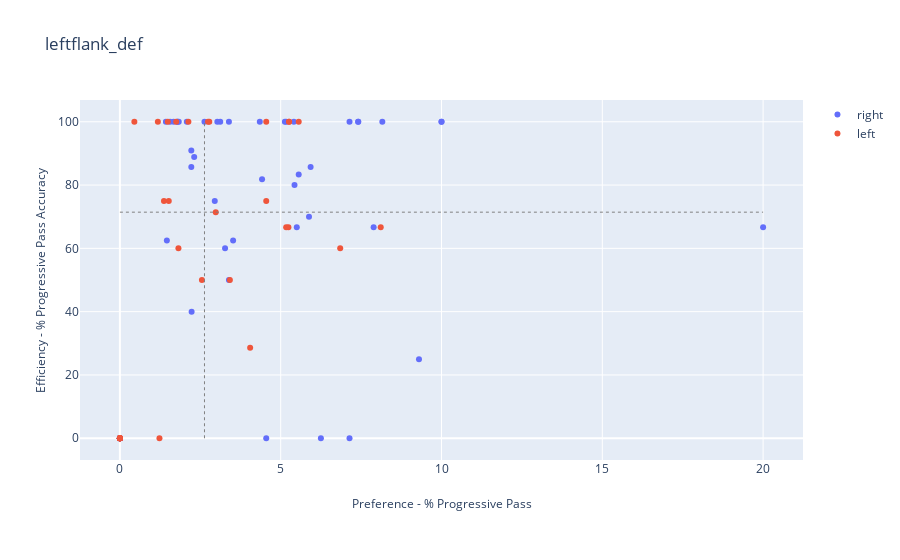
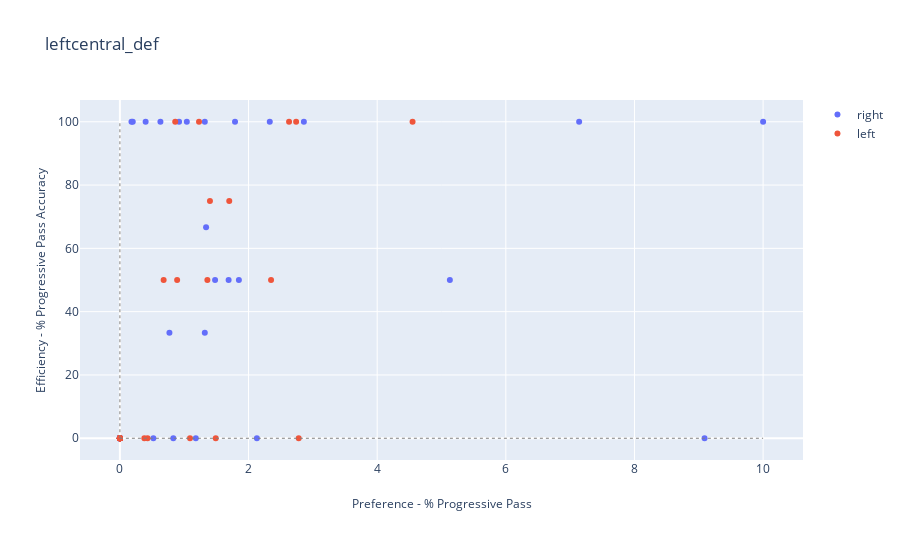
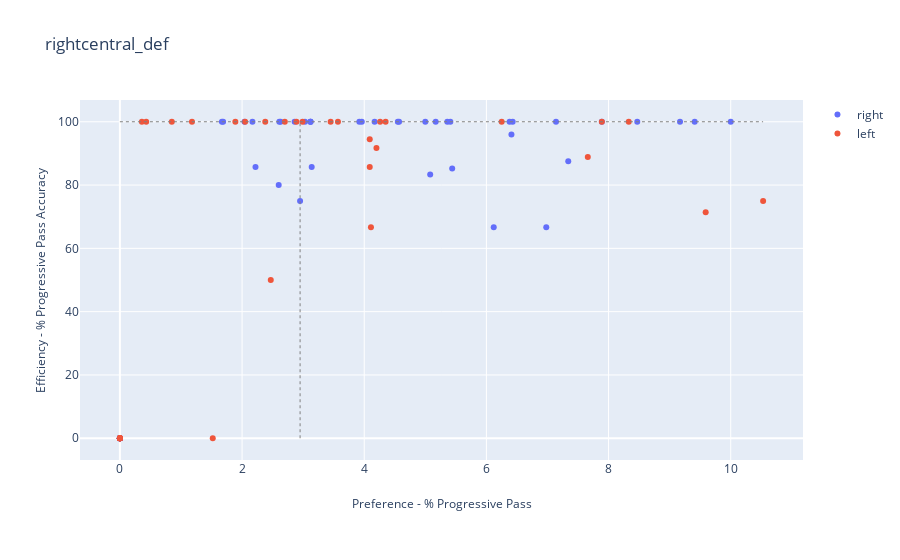
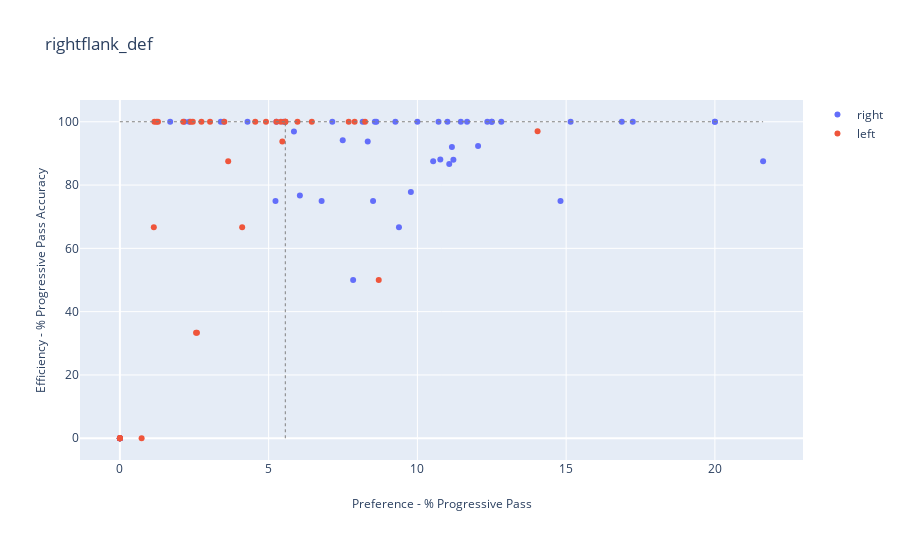

The notebook cell saved with these charts, in order:
### Code cell
plot_preference_accuracy_region(defender_attrs_lcb_plot_prefacc)

### Figure 1 — Plotly figure (JSON) as saved in the notebook; plotly's stock layout.template omitted (floating-point values rounded to 4 significant figures)
{"data": [{"hoverinfo": "text", "mode": "markers", "name": "right", "text": ["Name: AdrianMariappa<br>Position: L_CB<br>Team:Watford<br>Coords:(4.35, 100.0)", "Name: AhmedHegazi<br>Position: LCB<br>Team:West Brom<br>Coords:(5.13, 100.0)", "Name: AhmedHegazi<br>Position: L_CB<br>Team:West Brom<br>Coords:(5.93, 85.71)", "Name: AlfieMawson<br>Position: LCB<br>Team:Swansea<br>Coords:(2.23, 40.0)", "Name: AlfieMawson<br>Position: L_CB<br>Team:Swansea<br>Coords:(4.42, 81.82)", "Name: AntonioRudiger<br>Position: LCB<br>Team:Chelsea<br>Coords:(2.22, 85.71)", "Name: AshleyWilliams<br>Position: L_CB<br>Team:Everton<br>Coords:(2.08, 100.0)", "Name: CalumChambers<br>Position: L_CB<br>Team:Arsenal<br>Coords:(3.12, 100.0)", "Name: ChrisSmalling<br>Position: L_CB<br>Team:Man Utd<br>Coords:(0.0, 0)", "Name: ChristianKabasele<br>Position: LCB<br>Team:Watford<br>Coords:(0.0, 0)", "Name: ChristianKabasele<br>Position: L_CB<br>Team:Watford<br>Coords:(5.56, 83.33)", "Name: ChristopherSchindler<br>Position: L_CB<br>Team:Huddersfield<br>Coords:(2.95, 75.0)", "Name: CraigCathcart<br>Position: L_CB<br>Team:Watford<br>Coords:(20.0, 66.67)", "Name: DeclanRice<br>Position: LCB<br>Team:West Ham<br>Coords:(4.55, 0.0)", "Name: DejanLovren<br>Position: L_CB<br>Team:Liverpool<br>Coords:(1.67, 100.0)", "Name: FlorianLejeune<br>Position: L_CB<br>Team:Newcastle<br>Coords:(3.52, 62.5)", "Name: GaryCahill<br>Position: LCB<br>Team:Chelsea<br>Coords:(1.56, 100.0)", "Name: GeoffCameron<br>Position: LCB<br>Team:Stoke<br>Coords:(0.0, 0)", "Name: HarryMaguire<br>Position: L_CB<br>Team:Leicester<br>Coords:(2.22, 90.91)", "Name: JamesCollins<br>Position: LCB<br>Team:West Ham<br>Coords:(0.0, 0)", "Name: JamesTarkowski<br>Position: L_CB<br>Team:Burnley<br>Coords:(5.43, 80.0)", "Name: JamesTomkins<br>Position: LCB<br>Team:Crystal Palace<br>Coords:(7.14, 0.0)", "Name: JamesTomkins<br>Position: L_CB<br>Team:Crystal Palace<br>Coords:(7.89, 66.67)", "Name: JonnyEvans<br>Position: LCB<br>Team:West Brom<br>Coords:(1.79, 100.0)", "Name: JonnyEvans<br>Position: L_CB<br>Team:West Brom<br>Coords:(5.5, 66.67)", "Name: KonstantinosMavropanos<br>Position: L_CB<br>Team:Arsenal<br>Coords:(7.14, 100.0)", "Name: KurtZouma<br>Position: L_CB<br>Team:Stoke<br>Coords:(3.39, 50.0)", "Name: LaurentKoscielny<br>Position: LCB<br>Team:Arsenal<br>Coords:(0.0, 0)", "Name: LaurentKoscielny<br>Position: L_CB<br>Team:Arsenal<br>Coords:(5.17, 100.0)", "Name: LewisDunk<br>Position: LCB<br>Team:Brighton<br>Coords:(0.0, 0)", "Name: LewisDunk<br>Position: L_CB<br>Team:Brighton<br>Coords:(2.31, 88.89)", "Name: MartinCranie<br>Position: L_CB<br>Team:Huddersfield<br>Coords:(0.0, 0)", "Name: MayaYoshida<br>Position: L_CB<br>Team:Southampton<br>Coords:(9.3, 25.0)", "Name: MichaelKeane<br>Position: LCB<br>Team:Everton<br>Coords:(6.25, 0.0)", "Name: MichaelKeane<br>Position: L_CB<br>Team:Everton<br>Coords:(3.27, 60.0)", "Name: NicolasOtamendi<br>Position: LCB<br>Team:Man City<br>Coords:(1.43, 100.0)", "Name: NicolasOtamendi<br>Position: L_CB<br>Team:Man City<br>Coords:(1.46, 62.5)", "Name: PhilJagielka<br>Position: LCB<br>Team:Everton<br>Coords:(0.0, 0)", "Name: PhilJagielka<br>Position: L_CB<br>Team:Everton<br>Coords:(3.03, 100.0)", "Name: PhilJones<br>Position: LCB<br>Team:Man Utd<br>Coords:(0.0, 0)", "Name: PhilJones<br>Position: L_CB<br>Team:Man Utd<br>Coords:(5.88, 70.0)", "Name: RobHolding<br>Position: LCB<br>Team:Arsenal<br>Coords:(7.41, 100.0)", "Name: RobHolding<br>Position: L_CB<br>Team:Arsenal<br>Coords:(8.16, 100.0)", "Name: ScottDann<br>Position: L_CB<br>Team:Crystal Palace<br>Coords:(3.39, 100.0)", "Name: ShkodranMustafi<br>Position: L_CB<br>Team:Arsenal<br>Coords:(0.0, 0)", "Name: SteveCook<br>Position: L_CB<br>Team:Bournemouth<br>Coords:(10.0, 100.0)", "Name: TobyAlderweireld<br>Position: L_CB<br>Team:Spurs<br>Coords:(2.63, 100.0)", "Name: VictorNilssonLindelof<br>Position: L_CB<br>Team:Man Utd<br>Coords:(7.41, 100.0)", "Name: VincentKompany<br>Position: L_CB<br>Team:Man City<br>Coords:(10.0, 100.0)", "Name: VirgilvanDijk<br>Position: L_CB<br>Team:Liverpool<br>Coords:(1.79, 100.0)", "Name: VirgilvanDijk<br>Position: L_CB<br>Team:Southampton<br>Coords:(1.83, 100.0)", "Name: WinstonReid<br>Position: L_CB<br>Team:West Ham<br>Coords:(5.41, 100.0)"], "type": "scatter", "x": [4.35, 5.13, 5.93, 2.23, 4.42, 2.22, 2.08, 3.12, 0, 0, 5.56, 2.95, 20, 4.55, 1.67, 3.52, 1.56, 0, 2.22, 0, 5.43, 7.14, 7.89, 1.79, 5.5, 7.14, 3.39, 0, 5.17, 0, 2.31, 0, 9.3, 6.25, 3.27, 1.43, 1.46, 0, 3.03, 0, 5.88, 7.41, 8.16, 3.39, 0, 10, 2.63, 7.41, 10, 1.79, 1.83, 5.41], "y": [100, 100, 85.71, 40, 81.82, 85.71, 100, 100, 0, 0, 83.33, 75, 66.67, 0, 100, 62.5, 100, 0, 90.91, 0, 80, 0, 66.67, 100, 66.67, 100, 50, 0, 100, 0, 88.89, 0, 25, 0, 60, 100, 62.5, 0, 100, 0, 70, 100, 100, 100, 0, 100, 100, 100, 100, 100, 100, 100]}, {"hoverinfo": "text", "mode": "markers", "name": "left", "text": ["Name: AaronCresswell<br>Position: LCB<br>Team:West Ham<br>Coords:(1.82, 60.0)", "Name: AngeloOgbonna<br>Position: LCB<br>Team:West Ham<br>Coords:(8.11, 66.67)", "Name: AngeloOgbonna<br>Position: L_CB<br>Team:West Ham<br>Coords:(1.18, 100.0)", "Name: AymericLaporte<br>Position: LCB<br>Team:Man City<br>Coords:(5.56, 100.0)", "Name: AymericLaporte<br>Position: L_CB<br>Team:Man City<br>Coords:(1.75, 100.0)", "Name: BenMee<br>Position: L_CB<br>Team:Burnley<br>Coords:(5.24, 66.67)", "Name: BrunoMartinsIndi<br>Position: LCB<br>Team:Stoke<br>Coords:(0.0, 0)", "Name: BrunoMartinsIndi<br>Position: L_CB<br>Team:Stoke<br>Coords:(2.78, 100.0)", "Name: CiaranClark<br>Position: LCB<br>Team:Newcastle<br>Coords:(0.0, 0)", "Name: CiaranClark<br>Position: L_CB<br>Team:Newcastle<br>Coords:(4.05, 28.57)", "Name: EliaquimMangala<br>Position: LCB<br>Team:Everton<br>Coords:(0.0, 0)", "Name: EliaquimMangala<br>Position: L_CB<br>Team:Man City<br>Coords:(2.13, 100.0)", "Name: ErikPieters<br>Position: LCB<br>Team:Stoke<br>Coords:(0.0, 0)", "Name: JairoRiedewald<br>Position: LCB<br>Team:Crystal Palace<br>Coords:(0.0, 0)", "Name: JanVertonghen<br>Position: LCB<br>Team:Spurs<br>Coords:(2.98, 71.43)", "Name: JanVertonghen<br>Position: L_CB<br>Team:Spurs<br>Coords:(4.55, 75.0)", "Name: JoseHolebas<br>Position: LCB<br>Team:Watford<br>Coords:(0.0, 0)", "Name: KevinWimmer<br>Position: LCB<br>Team:Stoke<br>Coords:(1.23, 0.0)", "Name: KevinWimmer<br>Position: L_CB<br>Team:Stoke<br>Coords:(5.26, 100.0)", "Name: MamadouSakho<br>Position: L_CB<br>Team:Crystal Palace<br>Coords:(5.17, 66.67)", "Name: MarcosRojo<br>Position: LCB<br>Team:Man Utd<br>Coords:(0.0, 0)", "Name: MarcosRojo<br>Position: L_CB<br>Team:Man Utd<br>Coords:(2.74, 100.0)", "Name: MiguelBritos<br>Position: LCB<br>Team:Watford<br>Coords:(4.55, 100.0)", "Name: MiguelBritos<br>Position: L_CB<br>Team:Watford<br>Coords:(1.49, 100.0)", "Name: NachoMonreal<br>Position: LCB<br>Team:Arsenal<br>Coords:(1.52, 75.0)", "Name: NachoMonreal<br>Position: L_CB<br>Team:Arsenal<br>Coords:(5.26, 100.0)", "Name: NathanAke<br>Position: LCB<br>Team:Bournemouth<br>Coords:(6.85, 60.0)", "Name: NathanAke<br>Position: L_CB<br>Team:Bournemouth<br>Coords:(2.55, 50.0)", "Name: PaulDummett<br>Position: LCB<br>Team:Newcastle<br>Coords:(0.0, 0)", "Name: RagnarKlavan<br>Position: L_CB<br>Team:Liverpool<br>Coords:(0.45, 100.0)", "Name: SeadKolasinac<br>Position: LCB<br>Team:Arsenal<br>Coords:(0.0, 0)", "Name: TerenceKongolo<br>Position: LCB<br>Team:Huddersfield<br>Coords:(0.0, 0)", "Name: TyroneMings<br>Position: LCB<br>Team:Bournemouth<br>Coords:(0.0, 0)", "Name: WesleyHoedt<br>Position: LCB<br>Team:Southampton<br>Coords:(3.42, 50.0)", "Name: WesleyHoedt<br>Position: L_CB<br>Team:Southampton<br>Coords:(1.37, 75.0)"], "type": "scatter", "x": [1.82, 8.11, 1.18, 5.56, 1.75, 5.24, 0, 2.78, 0, 4.05, 0, 2.13, 0, 0, 2.98, 4.55, 0, 1.23, 5.26, 5.17, 0, 2.74, 4.55, 1.49, 1.52, 5.26, 6.85, 2.55, 0, 0.45, 0, 0, 0, 3.42, 1.37], "y": [60, 66.67, 100, 100, 100, 66.67, 0, 100, 0, 28.57, 0, 100, 0, 0, 71.43, 75, 0, 0, 100, 66.67, 0, 100, 100, 100, 75, 100, 60, 50, 0, 100, 0, 0, 0, 50, 75]}], "layout": {"annotations": [{"showarrow": false, "text": "Preference - % Progressive Pass", "x": 0.5, "xref": "paper", "y": -0.15, "yref": "paper"}, {"showarrow": false, "text": "Efficiency - % Progressive Pass Accuracy", "textangle": -90, "x": -0.07, "xref": "paper", "y": 0.5, "yref": "paper"}], "autosize": true, "margin": {"b": 100}, "shapes": [{"line": {"color": "Grey", "dash": "dot", "width": 1}, "type": "line", "x0": 2.63, "x1": 2.63, "xref": "x", "y0": 0, "y1": 100, "yref": "y"}, {"line": {"color": "Grey", "dash": "dot", "width": 1}, "type": "line", "x0": 0, "x1": 20, "xref": "x", "y0": 71.43, "y1": 71.43, "yref": "y"}], "showlegend": true, "title": {"text": "leftflank_def"}, "xaxis": {"autorange": true, "range": [-1.24, 21.24], "type": "linear"}, "yaxis": {"autorange": true, "range": [-7.471, 107.5], "type": "linear"}}}

### Figure 2 — Plotly figure (JSON) as saved in the notebook; plotly's stock layout.template omitted (floating-point values rounded to 4 significant figures)
{"data": [{"hoverinfo": "text", "mode": "markers", "name": "right", "text": ["Name: AdrianMariappa<br>Position: L_CB<br>Team:Watford<br>Coords:(0.0, 0)", "Name: AhmedHegazi<br>Position: LCB<br>Team:West Brom<br>Coords:(5.13, 50.0)", "Name: AhmedHegazi<br>Position: L_CB<br>Team:West Brom<br>Coords:(1.69, 50.0)", "Name: AlfieMawson<br>Position: LCB<br>Team:Swansea<br>Coords:(1.34, 66.67)", "Name: AlfieMawson<br>Position: L_CB<br>Team:Swansea<br>Coords:(0.4, 100.0)", "Name: AntonioRudiger<br>Position: LCB<br>Team:Chelsea<br>Coords:(0.63, 100.0)", "Name: AshleyWilliams<br>Position: L_CB<br>Team:Everton<br>Coords:(1.04, 100.0)", "Name: CalumChambers<br>Position: L_CB<br>Team:Arsenal<br>Coords:(0.0, 0)", "Name: ChrisSmalling<br>Position: L_CB<br>Team:Man Utd<br>Coords:(0.0, 0)", "Name: ChristianKabasele<br>Position: LCB<br>Team:Watford<br>Coords:(0.0, 0)", "Name: ChristianKabasele<br>Position: L_CB<br>Team:Watford<br>Coords:(1.85, 50.0)", "Name: ChristopherSchindler<br>Position: L_CB<br>Team:Huddersfield<br>Coords:(1.48, 50.0)", "Name: CraigCathcart<br>Position: L_CB<br>Team:Watford<br>Coords:(0.0, 0)", "Name: DeclanRice<br>Position: LCB<br>Team:West Ham<br>Coords:(9.09, 0.0)", "Name: DejanLovren<br>Position: L_CB<br>Team:Liverpool<br>Coords:(0.83, 0.0)", "Name: FlorianLejeune<br>Position: L_CB<br>Team:Newcastle<br>Coords:(1.32, 33.33)", "Name: GaryCahill<br>Position: LCB<br>Team:Chelsea<br>Coords:(0.52, 0.0)", "Name: GeoffCameron<br>Position: LCB<br>Team:Stoke<br>Coords:(2.86, 100.0)", "Name: HarryMaguire<br>Position: L_CB<br>Team:Leicester<br>Coords:(0.2, 100.0)", "Name: JamesCollins<br>Position: LCB<br>Team:West Ham<br>Coords:(0.0, 0)", "Name: JamesTarkowski<br>Position: L_CB<br>Team:Burnley<br>Coords:(0.0, 0)", "Name: JamesTomkins<br>Position: LCB<br>Team:Crystal Palace<br>Coords:(7.14, 100.0)", "Name: JamesTomkins<br>Position: L_CB<br>Team:Crystal Palace<br>Coords:(1.32, 100.0)", "Name: JonnyEvans<br>Position: LCB<br>Team:West Brom<br>Coords:(1.79, 100.0)", "Name: JonnyEvans<br>Position: L_CB<br>Team:West Brom<br>Coords:(0.92, 100.0)", "Name: KonstantinosMavropanos<br>Position: L_CB<br>Team:Arsenal<br>Coords:(0.0, 0)", "Name: KurtZouma<br>Position: L_CB<br>Team:Stoke<br>Coords:(0.0, 0)", "Name: LaurentKoscielny<br>Position: LCB<br>Team:Arsenal<br>Coords:(0.0, 0)", "Name: LaurentKoscielny<br>Position: L_CB<br>Team:Arsenal<br>Coords:(0.0, 0)", "Name: LewisDunk<br>Position: LCB<br>Team:Brighton<br>Coords:(0.0, 0)", "Name: LewisDunk<br>Position: L_CB<br>Team:Brighton<br>Coords:(0.77, 33.33)", "Name: MartinCranie<br>Position: L_CB<br>Team:Huddersfield<br>Coords:(0.0, 0)", "Name: MayaYoshida<br>Position: L_CB<br>Team:Southampton<br>Coords:(2.33, 100.0)", "Name: MichaelKeane<br>Position: LCB<br>Team:Everton<br>Coords:(0.0, 0)", "Name: MichaelKeane<br>Position: L_CB<br>Team:Everton<br>Coords:(0.0, 0)", "Name: NicolasOtamendi<br>Position: LCB<br>Team:Man City<br>Coords:(0.0, 0)", "Name: NicolasOtamendi<br>Position: L_CB<br>Team:Man City<br>Coords:(0.18, 100.0)", "Name: PhilJagielka<br>Position: LCB<br>Team:Everton<br>Coords:(0.0, 0)", "Name: PhilJagielka<br>Position: L_CB<br>Team:Everton<br>Coords:(0.0, 0)", "Name: PhilJones<br>Position: LCB<br>Team:Man Utd<br>Coords:(0.0, 0)", "Name: PhilJones<br>Position: L_CB<br>Team:Man Utd<br>Coords:(1.18, 0.0)", "Name: RobHolding<br>Position: LCB<br>Team:Arsenal<br>Coords:(0.0, 0)", "Name: RobHolding<br>Position: L_CB<br>Team:Arsenal<br>Coords:(0.0, 0)", "Name: ScottDann<br>Position: L_CB<br>Team:Crystal Palace<br>Coords:(0.0, 0)", "Name: ShkodranMustafi<br>Position: L_CB<br>Team:Arsenal<br>Coords:(2.13, 0.0)", "Name: SteveCook<br>Position: L_CB<br>Team:Bournemouth<br>Coords:(0.0, 0)", "Name: TobyAlderweireld<br>Position: L_CB<br>Team:Spurs<br>Coords:(0.0, 0)", "Name: VictorNilssonLindelof<br>Position: L_CB<br>Team:Man Utd<br>Coords:(0.0, 0)", "Name: VincentKompany<br>Position: L_CB<br>Team:Man City<br>Coords:(10.0, 100.0)", "Name: VirgilvanDijk<br>Position: L_CB<br>Team:Liverpool<br>Coords:(0.0, 0)", "Name: VirgilvanDijk<br>Position: L_CB<br>Team:Southampton<br>Coords:(0.0, 0)", "Name: WinstonReid<br>Position: L_CB<br>Team:West Ham<br>Coords:(0.0, 0)"], "type": "scatter", "x": [0, 5.13, 1.69, 1.34, 0.4, 0.63, 1.04, 0, 0, 0, 1.85, 1.48, 0, 9.09, 0.83, 1.32, 0.52, 2.86, 0.2, 0, 0, 7.14, 1.32, 1.79, 0.92, 0, 0, 0, 0, 0, 0.77, 0, 2.33, 0, 0, 0, 0.18, 0, 0, 0, 1.18, 0, 0, 0, 2.13, 0, 0, 0, 10, 0, 0, 0], "y": [0, 50, 50, 66.67, 100, 100, 100, 0, 0, 0, 50, 50, 0, 0, 0, 33.33, 0, 100, 100, 0, 0, 100, 100, 100, 100, 0, 0, 0, 0, 0, 33.33, 0, 100, 0, 0, 0, 100, 0, 0, 0, 0, 0, 0, 0, 0, 0, 0, 0, 100, 0, 0, 0]}, {"hoverinfo": "text", "mode": "markers", "name": "left", "text": ["Name: AaronCresswell<br>Position: LCB<br>Team:West Ham<br>Coords:(1.09, 0.0)", "Name: AngeloOgbonna<br>Position: LCB<br>Team:West Ham<br>Coords:(0.0, 0)", "Name: AngeloOgbonna<br>Position: L_CB<br>Team:West Ham<br>Coords:(2.35, 50.0)", "Name: AymericLaporte<br>Position: LCB<br>Team:Man City<br>Coords:(0.0, 0)", "Name: AymericLaporte<br>Position: L_CB<br>Team:Man City<br>Coords:(0.0, 0)", "Name: BenMee<br>Position: L_CB<br>Team:Burnley<br>Coords:(1.4, 75.0)", "Name: BrunoMartinsIndi<br>Position: LCB<br>Team:Stoke<br>Coords:(0.0, 0)", "Name: BrunoMartinsIndi<br>Position: L_CB<br>Team:Stoke<br>Coords:(2.78, 0.0)", "Name: CiaranClark<br>Position: LCB<br>Team:Newcastle<br>Coords:(4.55, 100.0)", "Name: CiaranClark<br>Position: L_CB<br>Team:Newcastle<br>Coords:(0.0, 0)", "Name: EliaquimMangala<br>Position: LCB<br>Team:Everton<br>Coords:(0.0, 0)", "Name: EliaquimMangala<br>Position: L_CB<br>Team:Man City<br>Coords:(0.0, 0)", "Name: ErikPieters<br>Position: LCB<br>Team:Stoke<br>Coords:(0.0, 0)", "Name: JairoRiedewald<br>Position: LCB<br>Team:Crystal Palace<br>Coords:(0.0, 0)", "Name: JanVertonghen<br>Position: LCB<br>Team:Spurs<br>Coords:(0.43, 0.0)", "Name: JanVertonghen<br>Position: L_CB<br>Team:Spurs<br>Coords:(1.36, 50.0)", "Name: JoseHolebas<br>Position: LCB<br>Team:Watford<br>Coords:(0.0, 0)", "Name: KevinWimmer<br>Position: LCB<br>Team:Stoke<br>Coords:(1.23, 100.0)", "Name: KevinWimmer<br>Position: L_CB<br>Team:Stoke<br>Coords:(2.63, 100.0)", "Name: MamadouSakho<br>Position: L_CB<br>Team:Crystal Palace<br>Coords:(0.86, 100.0)", "Name: MarcosRojo<br>Position: LCB<br>Team:Man Utd<br>Coords:(0.0, 0)", "Name: MarcosRojo<br>Position: L_CB<br>Team:Man Utd<br>Coords:(0.0, 0)", "Name: MiguelBritos<br>Position: LCB<br>Team:Watford<br>Coords:(0.0, 0)", "Name: MiguelBritos<br>Position: L_CB<br>Team:Watford<br>Coords:(1.49, 0.0)", "Name: NachoMonreal<br>Position: LCB<br>Team:Arsenal<br>Coords:(0.38, 0.0)", "Name: NachoMonreal<br>Position: L_CB<br>Team:Arsenal<br>Coords:(0.0, 0)", "Name: NathanAke<br>Position: LCB<br>Team:Bournemouth<br>Coords:(2.74, 100.0)", "Name: NathanAke<br>Position: L_CB<br>Team:Bournemouth<br>Coords:(1.7, 75.0)", "Name: PaulDummett<br>Position: LCB<br>Team:Newcastle<br>Coords:(0.0, 0)", "Name: RagnarKlavan<br>Position: L_CB<br>Team:Liverpool<br>Coords:(0.89, 50.0)", "Name: SeadKolasinac<br>Position: LCB<br>Team:Arsenal<br>Coords:(0.0, 0)", "Name: TerenceKongolo<br>Position: LCB<br>Team:Huddersfield<br>Coords:(0.0, 0)", "Name: TyroneMings<br>Position: LCB<br>Team:Bournemouth<br>Coords:(0.0, 0)", "Name: WesleyHoedt<br>Position: LCB<br>Team:Southampton<br>Coords:(0.0, 0)", "Name: WesleyHoedt<br>Position: L_CB<br>Team:Southampton<br>Coords:(0.68, 50.0)"], "type": "scatter", "x": [1.09, 0, 2.35, 0, 0, 1.4, 0, 2.78, 4.55, 0, 0, 0, 0, 0, 0.43, 1.36, 0, 1.23, 2.63, 0.86, 0, 0, 0, 1.49, 0.38, 0, 2.74, 1.7, 0, 0.89, 0, 0, 0, 0, 0.68], "y": [0, 0, 50, 0, 0, 75, 0, 0, 100, 0, 0, 0, 0, 0, 0, 50, 0, 100, 100, 100, 0, 0, 0, 0, 0, 0, 100, 75, 0, 50, 0, 0, 0, 0, 50]}], "layout": {"annotations": [{"showarrow": false, "text": "Preference - % Progressive Pass", "x": 0.5, "xref": "paper", "y": -0.15, "yref": "paper"}, {"showarrow": false, "text": "Efficiency - % Progressive Pass Accuracy", "textangle": -90, "x": -0.07, "xref": "paper", "y": 0.5, "yref": "paper"}], "autosize": true, "margin": {"b": 100}, "shapes": [{"line": {"color": "Grey", "dash": "dot", "width": 1}, "type": "line", "x0": 0, "x1": 0, "xref": "x", "y0": 0, "y1": 100, "yref": "y"}, {"line": {"color": "Grey", "dash": "dot", "width": 1}, "type": "line", "x0": 0, "x1": 10, "xref": "x", "y0": 0, "y1": 0, "yref": "y"}], "showlegend": true, "title": {"text": "leftcentral_def"}, "xaxis": {"autorange": true, "range": [-0.6202, 10.62], "type": "linear"}, "yaxis": {"autorange": true, "range": [-7.471, 107.5], "type": "linear"}}}

### Figure 3 — Plotly figure (JSON) as saved in the notebook; plotly's stock layout.template omitted (floating-point values rounded to 4 significant figures)
{"data": [{"hoverinfo": "text", "mode": "markers", "name": "right", "text": ["Name: AdrianMariappa<br>Position: L_CB<br>Team:Watford<br>Coords:(0.0, 0)", "Name: AhmedHegazi<br>Position: LCB<br>Team:West Brom<br>Coords:(0.0, 0)", "Name: AhmedHegazi<br>Position: L_CB<br>Team:West Brom<br>Coords:(5.08, 83.33)", "Name: AlfieMawson<br>Position: LCB<br>Team:Swansea<br>Coords:(3.12, 100.0)", "Name: AlfieMawson<br>Position: L_CB<br>Team:Swansea<br>Coords:(6.43, 100.0)", "Name: AntonioRudiger<br>Position: LCB<br>Team:Chelsea<br>Coords:(2.22, 85.71)", "Name: AshleyWilliams<br>Position: L_CB<br>Team:Everton<br>Coords:(3.12, 100.0)", "Name: CalumChambers<br>Position: L_CB<br>Team:Arsenal<br>Coords:(3.12, 100.0)", "Name: ChrisSmalling<br>Position: L_CB<br>Team:Man Utd<br>Coords:(4.17, 100.0)", "Name: ChristianKabasele<br>Position: LCB<br>Team:Watford<br>Coords:(2.04, 100.0)", "Name: ChristianKabasele<br>Position: L_CB<br>Team:Watford<br>Coords:(0.0, 0)", "Name: ChristopherSchindler<br>Position: L_CB<br>Team:Huddersfield<br>Coords:(2.95, 75.0)", "Name: CraigCathcart<br>Position: L_CB<br>Team:Watford<br>Coords:(0.0, 0)", "Name: DeclanRice<br>Position: LCB<br>Team:West Ham<br>Coords:(4.55, 100.0)", "Name: DejanLovren<br>Position: L_CB<br>Team:Liverpool<br>Coords:(1.67, 100.0)", "Name: FlorianLejeune<br>Position: L_CB<br>Team:Newcastle<br>Coords:(3.96, 100.0)", "Name: GaryCahill<br>Position: LCB<br>Team:Chelsea<br>Coords:(2.6, 80.0)", "Name: GeoffCameron<br>Position: LCB<br>Team:Stoke<br>Coords:(0.0, 0)", "Name: HarryMaguire<br>Position: L_CB<br>Team:Leicester<br>Coords:(5.44, 85.19)", "Name: JamesCollins<br>Position: LCB<br>Team:West Ham<br>Coords:(0.0, 0)", "Name: JamesTarkowski<br>Position: L_CB<br>Team:Burnley<br>Coords:(2.17, 100.0)", "Name: JamesTomkins<br>Position: LCB<br>Team:Crystal Palace<br>Coords:(0.0, 0)", "Name: JamesTomkins<br>Position: L_CB<br>Team:Crystal Palace<br>Coords:(2.63, 100.0)", "Name: JonnyEvans<br>Position: LCB<br>Team:West Brom<br>Coords:(5.36, 100.0)", "Name: JonnyEvans<br>Position: L_CB<br>Team:West Brom<br>Coords:(7.34, 87.5)", "Name: KonstantinosMavropanos<br>Position: L_CB<br>Team:Arsenal<br>Coords:(0.0, 0)", "Name: KurtZouma<br>Position: L_CB<br>Team:Stoke<br>Coords:(8.47, 100.0)", "Name: LaurentKoscielny<br>Position: LCB<br>Team:Arsenal<br>Coords:(0.0, 0)", "Name: LaurentKoscielny<br>Position: L_CB<br>Team:Arsenal<br>Coords:(5.17, 100.0)", "Name: LewisDunk<br>Position: LCB<br>Team:Brighton<br>Coords:(7.14, 100.0)", "Name: LewisDunk<br>Position: L_CB<br>Team:Brighton<br>Coords:(6.41, 96.0)", "Name: MartinCranie<br>Position: L_CB<br>Team:Huddersfield<br>Coords:(0.0, 0)", "Name: MayaYoshida<br>Position: L_CB<br>Team:Southampton<br>Coords:(6.98, 66.67)", "Name: MichaelKeane<br>Position: LCB<br>Team:Everton<br>Coords:(0.0, 0)", "Name: MichaelKeane<br>Position: L_CB<br>Team:Everton<br>Coords:(2.61, 100.0)", "Name: NicolasOtamendi<br>Position: LCB<br>Team:Man City<br>Coords:(2.86, 100.0)", "Name: NicolasOtamendi<br>Position: L_CB<br>Team:Man City<br>Coords:(4.57, 100.0)", "Name: PhilJagielka<br>Position: LCB<br>Team:Everton<br>Coords:(3.92, 100.0)", "Name: PhilJagielka<br>Position: L_CB<br>Team:Everton<br>Coords:(3.03, 100.0)", "Name: PhilJones<br>Position: LCB<br>Team:Man Utd<br>Coords:(5.0, 100.0)", "Name: PhilJones<br>Position: L_CB<br>Team:Man Utd<br>Coords:(9.41, 100.0)", "Name: RobHolding<br>Position: LCB<br>Team:Arsenal<br>Coords:(0.0, 0)", "Name: RobHolding<br>Position: L_CB<br>Team:Arsenal<br>Coords:(6.12, 66.67)", "Name: ScottDann<br>Position: L_CB<br>Team:Crystal Palace<br>Coords:(1.69, 100.0)", "Name: ShkodranMustafi<br>Position: L_CB<br>Team:Arsenal<br>Coords:(6.38, 100.0)", "Name: SteveCook<br>Position: L_CB<br>Team:Bournemouth<br>Coords:(10.0, 100.0)", "Name: TobyAlderweireld<br>Position: L_CB<br>Team:Spurs<br>Coords:(7.89, 100.0)", "Name: VictorNilssonLindelof<br>Position: L_CB<br>Team:Man Utd<br>Coords:(0.0, 0)", "Name: VincentKompany<br>Position: L_CB<br>Team:Man City<br>Coords:(0.0, 0)", "Name: VirgilvanDijk<br>Position: L_CB<br>Team:Liverpool<br>Coords:(3.14, 85.71)", "Name: VirgilvanDijk<br>Position: L_CB<br>Team:Southampton<br>Coords:(9.17, 100.0)", "Name: WinstonReid<br>Position: L_CB<br>Team:West Ham<br>Coords:(5.41, 100.0)"], "type": "scatter", "x": [0, 0, 5.08, 3.12, 6.43, 2.22, 3.12, 3.12, 4.17, 2.04, 0, 2.95, 0, 4.55, 1.67, 3.96, 2.6, 0, 5.44, 0, 2.17, 0, 2.63, 5.36, 7.34, 0, 8.47, 0, 5.17, 7.14, 6.41, 0, 6.98, 0, 2.61, 2.86, 4.57, 3.92, 3.03, 5, 9.41, 0, 6.12, 1.69, 6.38, 10, 7.89, 0, 0, 3.14, 9.17, 5.41], "y": [0, 0, 83.33, 100, 100, 85.71, 100, 100, 100, 100, 0, 75, 0, 100, 100, 100, 80, 0, 85.19, 0, 100, 0, 100, 100, 87.5, 0, 100, 0, 100, 100, 96, 0, 66.67, 0, 100, 100, 100, 100, 100, 100, 100, 0, 66.67, 100, 100, 100, 100, 0, 0, 85.71, 100, 100]}, {"hoverinfo": "text", "mode": "markers", "name": "left", "text": ["Name: AaronCresswell<br>Position: LCB<br>Team:West Ham<br>Coords:(0.36, 100.0)", "Name: AngeloOgbonna<br>Position: LCB<br>Team:West Ham<br>Coords:(2.7, 100.0)", "Name: AngeloOgbonna<br>Position: L_CB<br>Team:West Ham<br>Coords:(1.18, 100.0)", "Name: AymericLaporte<br>Position: LCB<br>Team:Man City<br>Coords:(0.0, 0)", "Name: AymericLaporte<br>Position: L_CB<br>Team:Man City<br>Coords:(4.09, 85.71)", "Name: BenMee<br>Position: L_CB<br>Team:Burnley<br>Coords:(4.2, 91.67)", "Name: BrunoMartinsIndi<br>Position: LCB<br>Team:Stoke<br>Coords:(0.0, 0)", "Name: BrunoMartinsIndi<br>Position: L_CB<br>Team:Stoke<br>Coords:(0.0, 0)", "Name: CiaranClark<br>Position: LCB<br>Team:Newcastle<br>Coords:(0.0, 0)", "Name: CiaranClark<br>Position: L_CB<br>Team:Newcastle<br>Coords:(2.89, 100.0)", "Name: EliaquimMangala<br>Position: LCB<br>Team:Everton<br>Coords:(8.33, 100.0)", "Name: EliaquimMangala<br>Position: L_CB<br>Team:Man City<br>Coords:(4.26, 100.0)", "Name: ErikPieters<br>Position: LCB<br>Team:Stoke<br>Coords:(4.35, 100.0)", "Name: JairoRiedewald<br>Position: LCB<br>Team:Crystal Palace<br>Coords:(0.0, 0)", "Name: JanVertonghen<br>Position: LCB<br>Team:Spurs<br>Coords:(0.43, 100.0)", "Name: JanVertonghen<br>Position: L_CB<br>Team:Spurs<br>Coords:(4.09, 94.44)", "Name: JoseHolebas<br>Position: LCB<br>Team:Watford<br>Coords:(3.57, 100.0)", "Name: KevinWimmer<br>Position: LCB<br>Team:Stoke<br>Coords:(2.47, 50.0)", "Name: KevinWimmer<br>Position: L_CB<br>Team:Stoke<br>Coords:(7.89, 100.0)", "Name: MamadouSakho<br>Position: L_CB<br>Team:Crystal Palace<br>Coords:(3.45, 100.0)", "Name: MarcosRojo<br>Position: LCB<br>Team:Man Utd<br>Coords:(0.0, 0)", "Name: MarcosRojo<br>Position: L_CB<br>Team:Man Utd<br>Coords:(9.59, 71.43)", "Name: MiguelBritos<br>Position: LCB<br>Team:Watford<br>Coords:(1.52, 0.0)", "Name: MiguelBritos<br>Position: L_CB<br>Team:Watford<br>Coords:(2.99, 100.0)", "Name: NachoMonreal<br>Position: LCB<br>Team:Arsenal<br>Coords:(1.89, 100.0)", "Name: NachoMonreal<br>Position: L_CB<br>Team:Arsenal<br>Coords:(10.53, 75.0)", "Name: NathanAke<br>Position: LCB<br>Team:Bournemouth<br>Coords:(4.11, 66.67)", "Name: NathanAke<br>Position: L_CB<br>Team:Bournemouth<br>Coords:(7.66, 88.89)", "Name: PaulDummett<br>Position: LCB<br>Team:Newcastle<br>Coords:(0.0, 0)", "Name: RagnarKlavan<br>Position: L_CB<br>Team:Liverpool<br>Coords:(6.25, 100.0)", "Name: SeadKolasinac<br>Position: LCB<br>Team:Arsenal<br>Coords:(2.38, 100.0)", "Name: TerenceKongolo<br>Position: LCB<br>Team:Huddersfield<br>Coords:(0.0, 0)", "Name: TyroneMings<br>Position: LCB<br>Team:Bournemouth<br>Coords:(0.0, 0)", "Name: WesleyHoedt<br>Position: LCB<br>Team:Southampton<br>Coords:(0.85, 100.0)", "Name: WesleyHoedt<br>Position: L_CB<br>Team:Southampton<br>Coords:(2.05, 100.0)"], "type": "scatter", "x": [0.36, 2.7, 1.18, 0, 4.09, 4.2, 0, 0, 0, 2.89, 8.33, 4.26, 4.35, 0, 0.43, 4.09, 3.57, 2.47, 7.89, 3.45, 0, 9.59, 1.52, 2.99, 1.89, 10.53, 4.11, 7.66, 0, 6.25, 2.38, 0, 0, 0.85, 2.05], "y": [100, 100, 100, 0, 85.71, 91.67, 0, 0, 0, 100, 100, 100, 100, 0, 100, 94.44, 100, 50, 100, 100, 0, 71.43, 0, 100, 100, 75, 66.67, 88.89, 0, 100, 100, 0, 0, 100, 100]}], "layout": {"annotations": [{"showarrow": false, "text": "Preference - % Progressive Pass", "x": 0.5, "xref": "paper", "y": -0.15, "yref": "paper"}, {"showarrow": false, "text": "Efficiency - % Progressive Pass Accuracy", "textangle": -90, "x": -0.07, "xref": "paper", "y": 0.5, "yref": "paper"}], "autosize": true, "margin": {"b": 100}, "shapes": [{"line": {"color": "Grey", "dash": "dot", "width": 1}, "type": "line", "x0": 2.95, "x1": 2.95, "xref": "x", "y0": 0, "y1": 100, "yref": "y"}, {"line": {"color": "Grey", "dash": "dot", "width": 1}, "type": "line", "x0": 0, "x1": 10.53, "xref": "x", "y0": 100, "y1": 100, "yref": "y"}], "showlegend": true, "title": {"text": "rightcentral_def"}, "xaxis": {"autorange": true, "range": [-0.6531, 11.18], "type": "linear"}, "yaxis": {"autorange": true, "range": [-7.471, 107.5], "type": "linear"}}}

### Figure 4 — Plotly figure (JSON) as saved in the notebook; plotly's stock layout.template omitted (floating-point values rounded to 4 significant figures)
{"data": [{"hoverinfo": "text", "mode": "markers", "name": "right", "text": ["Name: AdrianMariappa<br>Position: L_CB<br>Team:Watford<br>Coords:(2.17, 100.0)", "Name: AhmedHegazi<br>Position: LCB<br>Team:West Brom<br>Coords:(12.82, 100.0)", "Name: AhmedHegazi<br>Position: L_CB<br>Team:West Brom<br>Coords:(3.39, 100.0)", "Name: AlfieMawson<br>Position: LCB<br>Team:Swansea<br>Coords:(11.16, 92.0)", "Name: AlfieMawson<br>Position: L_CB<br>Team:Swansea<br>Coords:(16.87, 100.0)", "Name: AntonioRudiger<br>Position: LCB<br>Team:Chelsea<br>Coords:(3.49, 100.0)", "Name: AshleyWilliams<br>Position: L_CB<br>Team:Everton<br>Coords:(11.46, 100.0)", "Name: CalumChambers<br>Position: L_CB<br>Team:Arsenal<br>Coords:(9.38, 66.67)", "Name: ChrisSmalling<br>Position: L_CB<br>Team:Man Utd<br>Coords:(12.5, 100.0)", "Name: ChristianKabasele<br>Position: LCB<br>Team:Watford<br>Coords:(0.0, 0)", "Name: ChristianKabasele<br>Position: L_CB<br>Team:Watford<br>Coords:(12.04, 92.31)", "Name: ChristopherSchindler<br>Position: L_CB<br>Team:Huddersfield<br>Coords:(11.07, 86.67)", "Name: CraigCathcart<br>Position: L_CB<br>Team:Watford<br>Coords:(20.0, 100.0)", "Name: DeclanRice<br>Position: LCB<br>Team:West Ham<br>Coords:(0.0, 0)", "Name: DejanLovren<br>Position: L_CB<br>Team:Liverpool<br>Coords:(11.67, 100.0)", "Name: FlorianLejeune<br>Position: L_CB<br>Team:Newcastle<br>Coords:(7.49, 94.12)", "Name: GaryCahill<br>Position: LCB<br>Team:Chelsea<br>Coords:(8.33, 93.75)", "Name: GeoffCameron<br>Position: LCB<br>Team:Stoke<br>Coords:(8.57, 100.0)", "Name: HarryMaguire<br>Position: L_CB<br>Team:Leicester<br>Coords:(6.05, 76.67)", "Name: JamesCollins<br>Position: LCB<br>Team:West Ham<br>Coords:(10.71, 100.0)", "Name: JamesTarkowski<br>Position: L_CB<br>Team:Burnley<br>Coords:(9.78, 77.78)", "Name: JamesTomkins<br>Position: LCB<br>Team:Crystal Palace<br>Coords:(0.0, 0)", "Name: JamesTomkins<br>Position: L_CB<br>Team:Crystal Palace<br>Coords:(10.53, 87.5)", "Name: JonnyEvans<br>Position: LCB<br>Team:West Brom<br>Coords:(0.0, 0)", "Name: JonnyEvans<br>Position: L_CB<br>Team:West Brom<br>Coords:(5.5, 100.0)", "Name: KonstantinosMavropanos<br>Position: L_CB<br>Team:Arsenal<br>Coords:(0.0, 0)", "Name: KurtZouma<br>Position: L_CB<br>Team:Stoke<br>Coords:(6.78, 75.0)", "Name: LaurentKoscielny<br>Position: LCB<br>Team:Arsenal<br>Coords:(17.24, 100.0)", "Name: LaurentKoscielny<br>Position: L_CB<br>Team:Arsenal<br>Coords:(8.62, 100.0)", "Name: LewisDunk<br>Position: LCB<br>Team:Brighton<br>Coords:(7.14, 100.0)", "Name: LewisDunk<br>Position: L_CB<br>Team:Brighton<br>Coords:(10.77, 88.1)", "Name: MartinCranie<br>Position: L_CB<br>Team:Huddersfield<br>Coords:(12.5, 100.0)", "Name: MayaYoshida<br>Position: L_CB<br>Team:Southampton<br>Coords:(2.33, 100.0)", "Name: MichaelKeane<br>Position: LCB<br>Team:Everton<br>Coords:(0.0, 0)", "Name: MichaelKeane<br>Position: L_CB<br>Team:Everton<br>Coords:(5.23, 75.0)", "Name: NicolasOtamendi<br>Position: LCB<br>Team:Man City<br>Coords:(4.29, 100.0)", "Name: NicolasOtamendi<br>Position: L_CB<br>Team:Man City<br>Coords:(5.85, 96.88)", "Name: PhilJagielka<br>Position: LCB<br>Team:Everton<br>Coords:(7.84, 50.0)", "Name: PhilJagielka<br>Position: L_CB<br>Team:Everton<br>Coords:(15.15, 100.0)", "Name: PhilJones<br>Position: LCB<br>Team:Man Utd<br>Coords:(10.0, 100.0)", "Name: PhilJones<br>Position: L_CB<br>Team:Man Utd<br>Coords:(12.35, 100.0)", "Name: RobHolding<br>Position: LCB<br>Team:Arsenal<br>Coords:(14.81, 75.0)", "Name: RobHolding<br>Position: L_CB<br>Team:Arsenal<br>Coords:(8.16, 100.0)", "Name: ScottDann<br>Position: L_CB<br>Team:Crystal Palace<br>Coords:(1.69, 100.0)", "Name: ShkodranMustafi<br>Position: L_CB<br>Team:Arsenal<br>Coords:(8.51, 75.0)", "Name: SteveCook<br>Position: L_CB<br>Team:Bournemouth<br>Coords:(20.0, 100.0)", "Name: TobyAlderweireld<br>Position: L_CB<br>Team:Spurs<br>Coords:(5.26, 100.0)", "Name: VictorNilssonLindelof<br>Position: L_CB<br>Team:Man Utd<br>Coords:(9.26, 100.0)", "Name: VincentKompany<br>Position: L_CB<br>Team:Man City<br>Coords:(0.0, 0)", "Name: VirgilvanDijk<br>Position: L_CB<br>Team:Liverpool<br>Coords:(11.21, 88.0)", "Name: VirgilvanDijk<br>Position: L_CB<br>Team:Southampton<br>Coords:(11.01, 100.0)", "Name: WinstonReid<br>Position: L_CB<br>Team:West Ham<br>Coords:(21.62, 87.5)"], "type": "scatter", "x": [2.17, 12.82, 3.39, 11.16, 16.87, 3.49, 11.46, 9.38, 12.5, 0, 12.04, 11.07, 20, 0, 11.67, 7.49, 8.33, 8.57, 6.05, 10.71, 9.78, 0, 10.53, 0, 5.5, 0, 6.78, 17.24, 8.62, 7.14, 10.77, 12.5, 2.33, 0, 5.23, 4.29, 5.85, 7.84, 15.15, 10, 12.35, 14.81, 8.16, 1.69, 8.51, 20, 5.26, 9.26, 0, 11.21, 11.01, 21.62], "y": [100, 100, 100, 92, 100, 100, 100, 66.67, 100, 0, 92.31, 86.67, 100, 0, 100, 94.12, 93.75, 100, 76.67, 100, 77.78, 0, 87.5, 0, 100, 0, 75, 100, 100, 100, 88.1, 100, 100, 0, 75, 100, 96.88, 50, 100, 100, 100, 75, 100, 100, 75, 100, 100, 100, 0, 88, 100, 87.5]}, {"hoverinfo": "text", "mode": "markers", "name": "left", "text": ["Name: AaronCresswell<br>Position: LCB<br>Team:West Ham<br>Coords:(0.73, 0.0)", "Name: AngeloOgbonna<br>Position: LCB<br>Team:West Ham<br>Coords:(5.41, 100.0)", "Name: AngeloOgbonna<br>Position: L_CB<br>Team:West Ham<br>Coords:(8.24, 100.0)", "Name: AymericLaporte<br>Position: LCB<br>Team:Man City<br>Coords:(5.56, 100.0)", "Name: AymericLaporte<br>Position: L_CB<br>Team:Man City<br>Coords:(3.51, 100.0)", "Name: BenMee<br>Position: L_CB<br>Team:Burnley<br>Coords:(2.45, 100.0)", "Name: BrunoMartinsIndi<br>Position: LCB<br>Team:Stoke<br>Coords:(6.45, 100.0)", "Name: BrunoMartinsIndi<br>Position: L_CB<br>Team:Stoke<br>Coords:(5.56, 100.0)", "Name: CiaranClark<br>Position: LCB<br>Team:Newcastle<br>Coords:(0.0, 0)", "Name: CiaranClark<br>Position: L_CB<br>Team:Newcastle<br>Coords:(1.16, 100.0)", "Name: EliaquimMangala<br>Position: LCB<br>Team:Everton<br>Coords:(0.0, 0)", "Name: EliaquimMangala<br>Position: L_CB<br>Team:Man City<br>Coords:(2.13, 100.0)", "Name: ErikPieters<br>Position: LCB<br>Team:Stoke<br>Coords:(8.7, 50.0)", "Name: JairoRiedewald<br>Position: LCB<br>Team:Crystal Palace<br>Coords:(0.0, 0)", "Name: JanVertonghen<br>Position: LCB<br>Team:Spurs<br>Coords:(1.28, 100.0)", "Name: JanVertonghen<br>Position: L_CB<br>Team:Spurs<br>Coords:(3.64, 87.5)", "Name: JoseHolebas<br>Position: LCB<br>Team:Watford<br>Coords:(0.0, 0)", "Name: KevinWimmer<br>Position: LCB<br>Team:Stoke<br>Coords:(1.23, 100.0)", "Name: KevinWimmer<br>Position: L_CB<br>Team:Stoke<br>Coords:(7.89, 100.0)", "Name: MamadouSakho<br>Position: L_CB<br>Team:Crystal Palace<br>Coords:(2.59, 33.33)", "Name: MarcosRojo<br>Position: LCB<br>Team:Man Utd<br>Coords:(5.56, 100.0)", "Name: MarcosRojo<br>Position: L_CB<br>Team:Man Utd<br>Coords:(4.11, 66.67)", "Name: MiguelBritos<br>Position: LCB<br>Team:Watford<br>Coords:(3.03, 100.0)", "Name: MiguelBritos<br>Position: L_CB<br>Team:Watford<br>Coords:(5.97, 100.0)", "Name: NachoMonreal<br>Position: LCB<br>Team:Arsenal<br>Coords:(1.14, 66.67)", "Name: NachoMonreal<br>Position: L_CB<br>Team:Arsenal<br>Coords:(5.26, 100.0)", "Name: NathanAke<br>Position: LCB<br>Team:Bournemouth<br>Coords:(2.74, 100.0)", "Name: NathanAke<br>Position: L_CB<br>Team:Bournemouth<br>Coords:(14.04, 96.97)", "Name: PaulDummett<br>Position: LCB<br>Team:Newcastle<br>Coords:(4.55, 100.0)", "Name: RagnarKlavan<br>Position: L_CB<br>Team:Liverpool<br>Coords:(4.91, 100.0)", "Name: SeadKolasinac<br>Position: LCB<br>Team:Arsenal<br>Coords:(2.38, 100.0)", "Name: TerenceKongolo<br>Position: LCB<br>Team:Huddersfield<br>Coords:(0.0, 0)", "Name: TyroneMings<br>Position: LCB<br>Team:Bournemouth<br>Coords:(7.69, 100.0)", "Name: WesleyHoedt<br>Position: LCB<br>Team:Southampton<br>Coords:(2.56, 33.33)", "Name: WesleyHoedt<br>Position: L_CB<br>Team:Southampton<br>Coords:(5.46, 93.75)"], "type": "scatter", "x": [0.73, 5.41, 8.24, 5.56, 3.51, 2.45, 6.45, 5.56, 0, 1.16, 0, 2.13, 8.7, 0, 1.28, 3.64, 0, 1.23, 7.89, 2.59, 5.56, 4.11, 3.03, 5.97, 1.14, 5.26, 2.74, 14.04, 4.55, 4.91, 2.38, 0, 7.69, 2.56, 5.46], "y": [0, 100, 100, 100, 100, 100, 100, 100, 0, 100, 0, 100, 50, 0, 100, 87.5, 0, 100, 100, 33.33, 100, 66.67, 100, 100, 66.67, 100, 100, 96.97, 100, 100, 100, 0, 100, 33.33, 93.75]}], "layout": {"annotations": [{"showarrow": false, "text": "Preference - % Progressive Pass", "x": 0.5, "xref": "paper", "y": -0.15, "yref": "paper"}, {"showarrow": false, "text": "Efficiency - % Progressive Pass Accuracy", "textangle": -90, "x": -0.07, "xref": "paper", "y": 0.5, "yref": "paper"}], "autosize": true, "margin": {"b": 100}, "shapes": [{"line": {"color": "Grey", "dash": "dot", "width": 1}, "type": "line", "x0": 5.56, "x1": 5.56, "xref": "x", "y0": 0, "y1": 100, "yref": "y"}, {"line": {"color": "Grey", "dash": "dot", "width": 1}, "type": "line", "x0": 0, "x1": 21.62, "xref": "x", "y0": 100, "y1": 100, "yref": "y"}], "showlegend": true, "title": {"text": "rightflank_def"}, "xaxis": {"autorange": true, "range": [-1.341, 22.96], "type": "linear"}, "yaxis": {"autorange": true, "range": [-7.471, 107.5], "type": "linear"}}}
